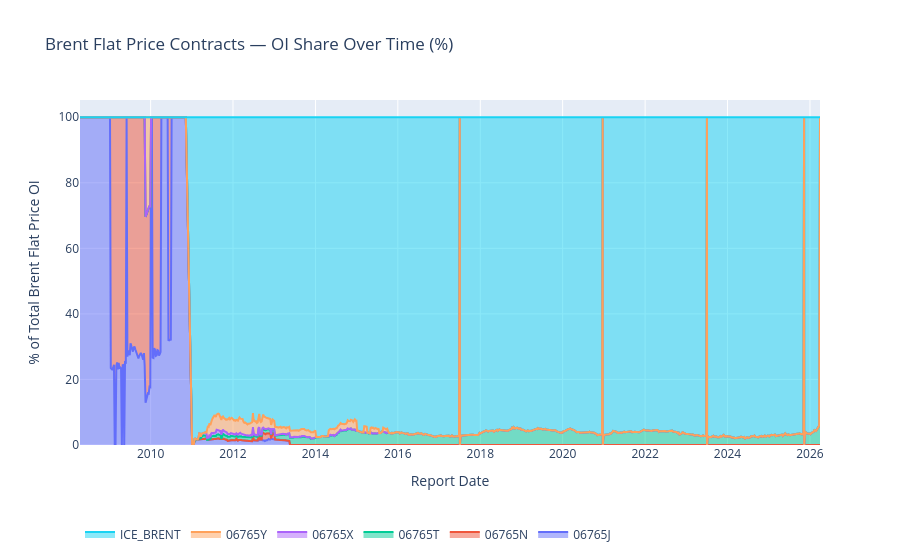

Notebook cell for this chart:
### Markdown cell above
## Open Interest Over Time — Stacked Area (Percentage)

### Code cell
pivot = brent.pivot_table(
    index="report_date",
    columns="cftc_contract_market_code",
    values="open_interest_all",
    aggfunc="sum",
).fillna(0)

pct = pivot.div(pivot.sum(axis=1), axis=0) * 100

fig = go.Figure()
for col in pct.columns:
    label = code_labels.get(col, col)
    fig.add_trace(go.Scatter(
        x=pct.index, y=pct[col],
        name=col,
        hovertext=label,
        stackgroup="one",
        groupnorm="percent",
    ))
fig.update_layout(
    title="Brent Flat Price Contracts — OI Share Over Time (%)",
    xaxis_title="Report Date",
    yaxis_title="% of Total Brent Flat Price OI",
    legend=dict(orientation="h", yanchor="bottom", y=-0.3),
)
fig.show()

### Figure 1 — Plotly figure (JSON) as saved in the notebook; plotly's stock layout.template omitted (floating-point values rounded to 4 significant figures; data arrays with more than 128 entries replaced by an {"elided": "..."} marker saying what was removed)
{"data": [{"groupnorm": "percent", "hovertext": "BRENT FINANCIAL - NEW YORK MERCANTILE EXCHANGE", "name": "06765J", "stackgroup": "one", "type": "scatter", "x": {"elided": "928 str values"}, "y": {"elided": "928 float values"}}, {"groupnorm": "percent", "hovertext": "BRENT (ICE) CALENDAR SWAP - NEW YORK MERCANTILE EXCHANGE", "name": "06765N", "stackgroup": "one", "type": "scatter", "x": {"elided": "928 str values"}, "y": {"elided": "928 float values"}}, {"groupnorm": "percent", "hovertext": "BRENT CRUDE OIL LAST DAY - NEW YORK MERCANTILE EXCHANGE", "name": "06765T", "stackgroup": "one", "type": "scatter", "x": {"elided": "928 str values"}, "y": {"elided": "928 float values"}}, {"groupnorm": "percent", "hovertext": "EUR STYLE BRENT OPTIONS - NEW YORK MERCANTILE EXCHANGE", "name": "06765X", "stackgroup": "one", "type": "scatter", "x": {"elided": "928 str values"}, "y": {"elided": "928 float values"}}, {"groupnorm": "percent", "hovertext": "BRENT AVG PRICE OPTIONS - NEW YORK MERCANTILE EXCHANGE", "name": "06765Y", "stackgroup": "one", "type": "scatter", "x": {"elided": "928 str values"}, "y": {"elided": "928 float values"}}, {"groupnorm": "percent", "hovertext": "ICE Brent Crude Futures - ICE Futures Europe", "name": "ICE_BRENT", "stackgroup": "one", "type": "scatter", "x": {"elided": "928 str values"}, "y": {"elided": "928 float values"}}], "layout": {"legend": {"orientation": "h", "y": -0.3, "yanchor": "bottom"}, "title": {"text": "Brent Flat Price Contracts — OI Share Over Time (%)"}, "xaxis": {"title": {"text": "Report Date"}}, "yaxis": {"title": {"text": "% of Total Brent Flat Price OI"}}}}
